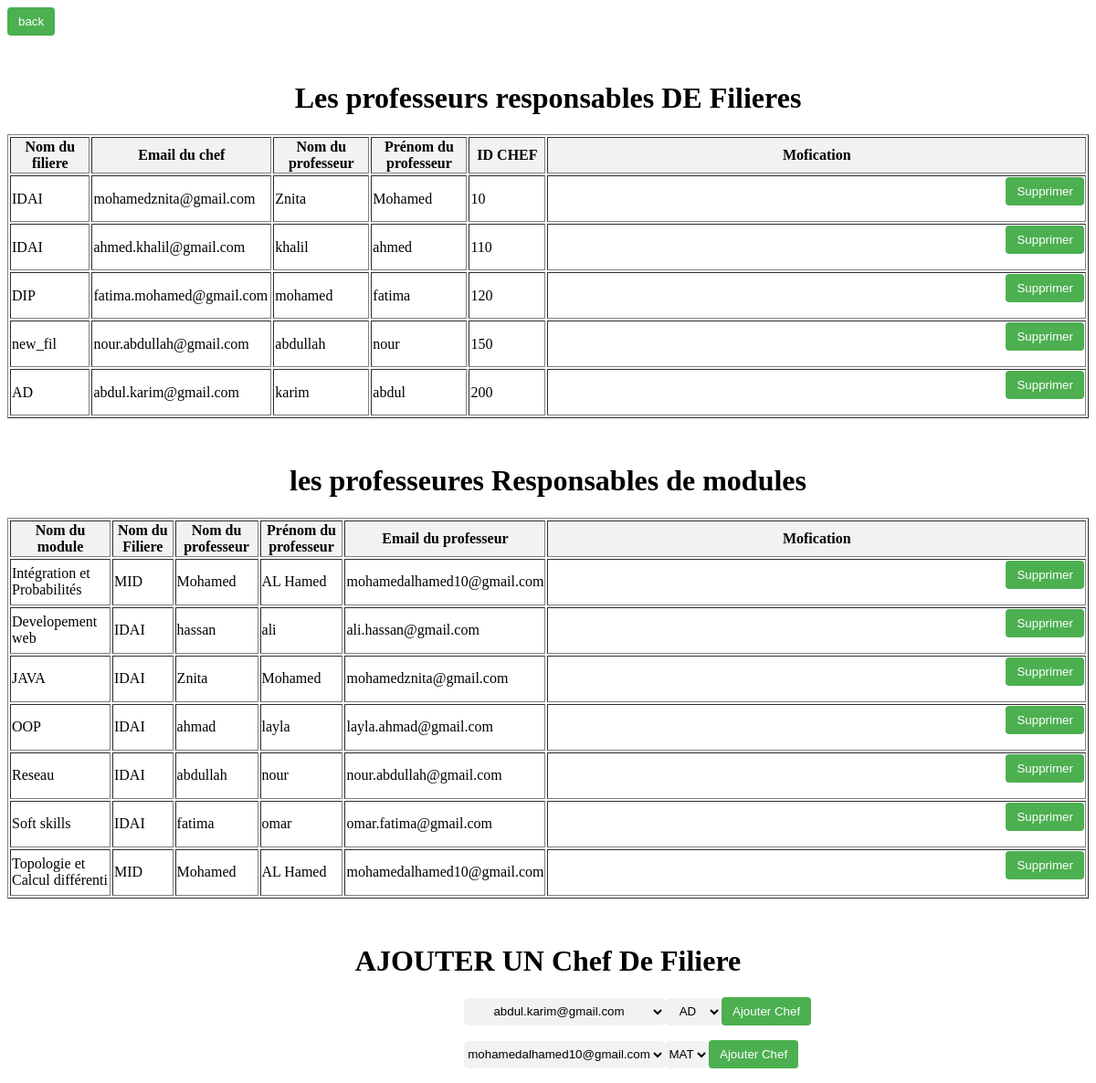
The app's page /profs_resp.php with its own data.
### tables this page shows
CREATE TABLE `chefs_filiere` (
  `id_chef` int(11) NOT NULL,
  `email_chef` char(50) DEFAULT NULL,
  `nom_filiere` char(30) DEFAULT NULL,
  `password` char(20) DEFAULT NULL,
  `nom_chef` char(50) DEFAULT NULL,
  `prenom_chef` char(50) DEFAULT NULL,
  `DateNaissance` date DEFAULT NULL,
  `DateEmbauche` date DEFAULT NULL,
  `Adresse` varchar(70) DEFAULT NULL,
  `Tele` int(11) DEFAULT NULL
);

CREATE TABLE `professeurs` (
  `email_insti_prof` char(50) DEFAULT NULL,
  `nom_prof` char(20) DEFAULT NULL,
  `prenom_prof` char(20) DEFAULT NULL,
  `password` char(20) DEFAULT NULL,
  `id_prof` int(11) NOT NULL,
  `date_naissance` date DEFAULT NULL,
  `date_embauche` date DEFAULT NULL,
  `adresse` varchar(255) DEFAULT NULL,
  `tele` varchar(20) DEFAULT NULL,
  `nom_departement` char(50) DEFAULT NULL
);

CREATE TABLE `modules` (
  `nom_module` char(30) NOT NULL,
  `id_prof` int(11) DEFAULT NULL,
  `nom_filiere` char(30) DEFAULT NULL
);

### profs_resp.php (the view, shortened to what this page needs)
<a href="PageResp.php"><input type="button" class="back" value="back"></a>
<div class="container_profs_resp">
<?php
echo " <h1> Les professeurs responsables DE Filieres</h1> " ;
function modifier_chef_filiere($con) {
    $resultArray = array();
    $req = "SELECT DISTINCT
                chefs_filiere.email_chef ,
                chefs_filiere.nom_filiere ,
                chefs_filiere.id_chef ,
                professeurs.nom_prof ,
                professeurs.prenom_prof
            FROM chefs_filiere, professeurs
            WHERE chefs_filiere.id_chef = professeurs.id_prof";
    $result = mysqli_query($con, $req);
    if ($result) {
        while ($row = mysqli_fetch_assoc($result)) {
            $resultArray[] = array(
                'nom_filiere' => $row["nom_filiere"],
                'email_chef' => $row["email_chef"],
                'nom_prof' => $row["nom_prof"],
                'prenom_prof' => $row["prenom_prof"] ,
                'id_chef' => $row["id_chef"]
            );
        }
    } else {
        echo "Error: " . mysqli_error($con);
    }
    return $resultArray;
}
$con = mysqli_connect("localhost", "root", "", "our_project");
$resultArray = modifier_chef_filiere($con);
echo '<table border="1">
        <tr>
            <th>Nom du filiere</th>
            <th>Email du chef</th>
            <th>Nom du professeur</th>
            <th>Prénom du professeur</th>
            <th>ID CHEF</th>
             <th>Mofication</th>
        </tr>';
foreach ($resultArray as $row) {
    echo '<tr>
            <td>' . $row['nom_filiere'] . '</td>
            <td>' . $row['email_chef'] . '</td>
            <td>' . $row['nom_prof'] . '</td>
            <td>' . $row['prenom_prof'] . '</td>
            <td>' . $row['id_chef'] . '</td>
            <td>
            <form action="form_chef_filiere.php" method="get">
        <input type="hidden" name="email_chef" value="' . $row['email_chef'] . '">
        <input type="hidden" name="id_chef" value="' . $row['id_chef'] . '">
        <input class="button" type="submit" value="Supprimer" name="submit_button_first">
    </form>
             </td>
          </tr>';
}
echo '</table>';
function ajouter_chef_filiere($con) {
  $req1 = "SELECT * FROM professeurs
           LEFT JOIN chefs_filiere ON professeurs.id_prof = chefs_filiere.id_chef
           WHERE chefs_filiere.id_chef IS NULL";
           $req2 = "SELECT filieres.nom_filiere FROM
          filieres LEFT JOIN chefs_filiere ON
            filieres.nom_filiere = chefs_filiere.nom_filiere
            WHERE chefs_filiere.nom_filiere IS NULL;";
    $result1 = mysqli_query($con, $req1);
    $result2 = mysqli_query($con, $req2);
    if ($result1 && $result2) {
      echo '<form action="profs_resp.php" method="get">';
      echo '<select name="selected_prof">';
      while ($row1 = mysqli_fetch_assoc($result1)) {
          echo '<option value="' . $row1["email_insti_prof"] . '">' . $row1["email_insti_prof"] . '</option>';
      }
      echo '</select>';
      echo '<select name="selected_dep">';
      while ($row2 = mysqli_fetch_assoc($result2)) {
          echo '<option value="' . $row2["nom_filiere"] . '">' . $row2["nom_filiere"] . '</option>';
      }
      echo '</select>';
      echo '<input class="button" type="submit" value="Ajouter Chef">';
      echo '</form>';
  }
}
echo "  <h1> les professeures Responsables de modules </h1>" ;
function modifier_resp_module($con) {
    $resultArray2 = array();
    $req = "SELECT DISTINCT
                modules.nom_module ,
                modules.nom_filiere ,
                professeurs.nom_prof ,
                professeurs.prenom_prof ,
                professeurs.email_insti_prof
            FROM modules, professeurs
            WHERE modules.id_prof = professeurs.id_prof";
    $result = mysqli_query($con, $req);
    if ($result) {
        while ($row = mysqli_fetch_assoc($result)) {
            $resultArray2[] = array(
                'nom_module' => $row["nom_module"],
                'nom_filiere' => $row["nom_filiere"],
                'nom_prof' => $row["nom_prof"],
                'prenom_prof' => $row["prenom_prof"] ,
                  'email_prof' => $row["email_insti_prof"]
            );
        }
    } else {
        echo "Error: " . mysqli_error($con);
    }
    return $resultArray2;
}
$con = mysqli_connect("localhost", "root", "", "our_project");
$resultArray2 = modifier_resp_module($con);
echo '<table border="1">
        <tr>
            <th>Nom du module</th>
            <th>Nom du Filiere</th>
            <th>Nom du professeur</th>
            <th>Prénom du professeur</th>
            <th>Email  du professeur</th>
            <th>Mofication</th>
        </tr>';
foreach ($resultArray2 as $row) {
    echo '<tr>
            <td>' . $row['nom_module'] . '</td>
            <td>' . $row['nom_filiere'] . '</td>
            <td>' . $row['nom_prof'] . '</td>
            <td>' . $row['prenom_prof'] . '</td>
            <td>' . $row['email_prof'] . '</td>
            <td>
            <form action="form_prof_resp.php" method="get">
        <input type="hidden" name="nom_module" value="' . $row['nom_module'] . '">
        <input class="button" type="submit" value="Supprimer" name="submit_button_second">
    </form>
             </td>
          </tr>';
}
echo '</table>';
echo "<h1> AJOUTER UN Chef De Filiere </h1>" ;
function ajouter_resp_module($con) {
  $req1 = "SELECT email_insti_prof FROM professeurs";
  $req2 = "SELECT nom_filiere FROM filieres";
  $result1 = mysqli_query($con, $req1);
  $result2 = mysqli_query($con, $req2);
  if ($result1 && $result2) {
    echo '<form action="profs_resp.php" method="get">';
    echo '<select name="selected_prof">';
    while ($row1 = mysqli_fetch_assoc($result1)) {
      echo '<option value="' . $row1["email_insti_prof"] . '">' . $row1["email_insti_prof"] . '</option>';
    }
    echo '</select>';
    echo '<select name="selected_dep">';
    while ($row2 = mysqli_fetch_assoc($result2)) {
      echo '<option value="' . $row2["nom_filiere"] . '">' . $row2["nom_filiere"] . '</option>';
    }
    echo '</select>';
    echo '<input class="button" type="submit" value="Ajouter Chef">';
    echo '</form>';
  } else {
    echo "One or both queries failed.<br>";
  }
}
ajouter_resp_module($con)  ;
ajouter_chef_filiere($con) ;
?>
</div>

### profs_resp.php (style rules this page uses)
.back { margin: 0px ; background-color: #4CAF50; color: #fff; border: none; padding: 8px 12px; cursor: pointer; border-radius: 4px; }
.container_profs_resp { display: inline; justify-content: center; align-items: center; }
.container_profs_resp h1 { margin-top: 50px ; text-align: center; }
.container_profs_resp table th { width: 200px ; text-align: center; background-color: #f2f2f2; ; }
.container_profs_resp .button { background-color: #4CAF50; color: #fff; border: none; padding: 8px 12px; cursor: pointer; border-radius: 4px; }
.container_profs_resp form { margin-left:500px ; }
.container_profs_resp select { background-color: #f2f2f2; ; height: 30px ; border: none ; border-radius: 5px ; text-align: center; }

### records on screen
chefs_filiere: nom_filiere "IDAI", email_chef "mohamedznita@gmail.com", id_chef.nom_prof "Znita", id_chef.prenom_prof "Mohamed", id_chef "10"
chefs_filiere: nom_filiere "IDAI", email_chef "ahmed.khalil@gmail.com", id_chef.nom_prof "khalil", id_chef.prenom_prof "ahmed", id_chef "110"
chefs_filiere: nom_filiere "DIP", email_chef "fatima.mohamed@gmail.com", id_chef.nom_prof "mohamed", id_chef.prenom_prof "fatima", id_chef "120"
chefs_filiere: nom_filiere "new_fil", email_chef "nour.abdullah@gmail.com", id_chef.nom_prof "abdullah", id_chef.prenom_prof "nour", id_chef "150"
chefs_filiere: nom_filiere "AD", email_chef "abdul.karim@gmail.com", id_chef.nom_prof "karim", id_chef.prenom_prof "abdul", id_chef "200"
modules: nom_module "Intégration et Probabilités", nom_filiere "MID", id_prof.nom_prof "Mohamed", id_prof.prenom_prof "AL Hamed", id_prof.email_insti_prof "mohamedalhamed10@gmail.com"
modules: nom_module "Developement web", nom_filiere "IDAI", id_prof.nom_prof "hassan", id_prof.prenom_prof "ali", id_prof.email_insti_prof "ali.hassan@gmail.com"
modules: nom_module "JAVA", nom_filiere "IDAI", id_prof.nom_prof "Znita", id_prof.prenom_prof "Mohamed", id_prof.email_insti_prof "mohamedznita@gmail.com"
modules: nom_module "OOP", nom_filiere "IDAI", id_prof.nom_prof "ahmad", id_prof.prenom_prof "layla", id_prof.email_insti_prof "layla.ahmad@gmail.com"
modules: nom_module "Reseau", nom_filiere "IDAI", id_prof.nom_prof "abdullah", id_prof.prenom_prof "nour", id_prof.email_insti_prof "nour.abdullah@gmail.com"
modules: nom_module "Soft skills", nom_filiere "IDAI", id_prof.nom_prof "fatima", id_prof.prenom_prof "omar", id_prof.email_insti_prof "omar.fatima@gmail.com"
modules: nom_module "Topologie et Calcul différenti", nom_filiere "MID", id_prof.nom_prof "Mohamed", id_prof.prenom_prof "AL Hamed", id_prof.email_insti_prof "mohamedalhamed10@gmail.com"

### other values on screen
form field selected_prof "abdul.karim@gmail.com"
form field selected_dep "AD"
form field selected_prof "mohamedalhamed10@gmail.com"
form field selected_dep "MAT"
